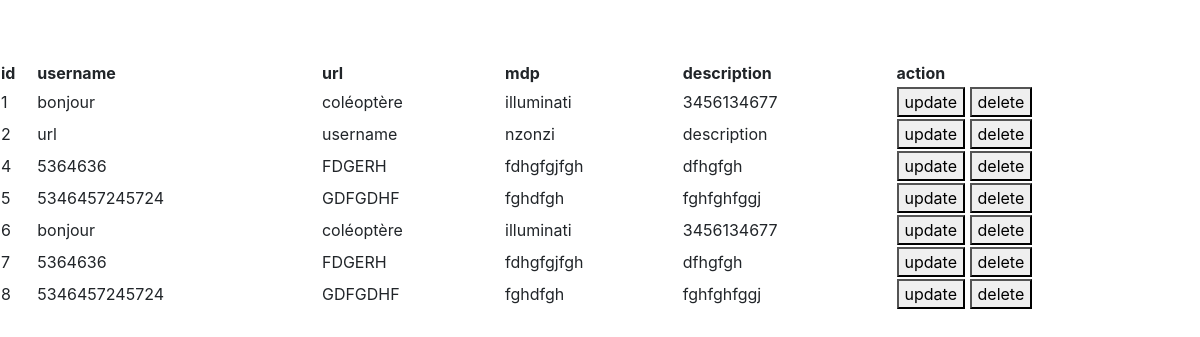
The app's page /, older data.
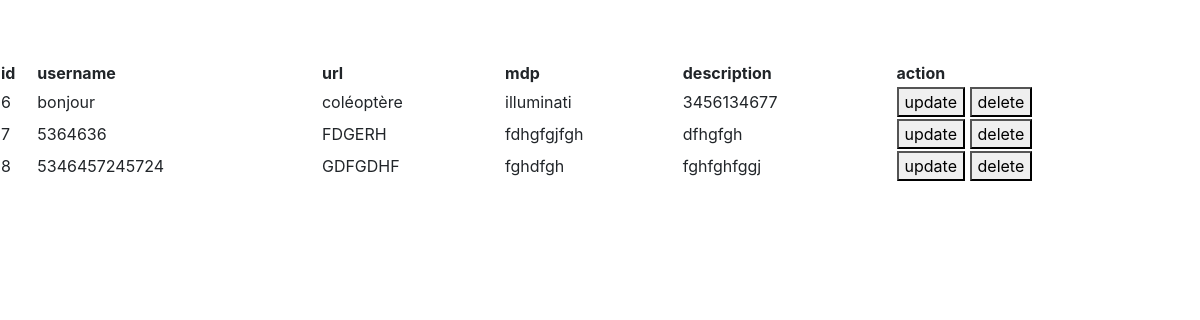
The same page, newer data.
### tables this page shows
CREATE TABLE PASSWORD
(
    id INTEGER PRIMARY KEY,
    url VARCHAR(255),
    username VARCHAR(30),
    mdp VARCHAR(40),
    description VARCHAR(255)
);

### app.py (the view)
@app.route('/')
def index():
    return render_template('accueil.html', listPassword=backend.get_all_from_db())

### backend.py (called while the page is built)
    def get_all_from_db(self):
        try:
            conn = sqlite3.connect('dbpass.db')
            cur = conn.cursor()
            print("Connexion réussie à SQLite")
            sql = "SELECT * FROM PASSWORD"
            cur.execute(sql)
            return cur.fetchall()
            print("récupération de toute les données effectué depuis la table PASSWORD")
            cur.close()
            conn.close()
            print("Connexion SQLite est fermée")
        except sqlite3.Error as error:
            print("Erreur lors de la récupération des données de la table PASSWORD", error)

### templates/accueil.html (shortened to what this page needs)
<!DOCTYPE html>
<html lang="fr" xmlns="http://www.w3.org/1999/html">
<head>
    <link rel="stylesheet" href="{{url_for('static', filename='style.css')}}">
    <link rel="stylesheet" href="https://maxcdn.bootstrapcdn.com/bootstrap/4.0.0/css/bootstrap.min.css"
>
<body>
<div class="container2">
    <table style="width:100%">
        <tr>
            <th>id</th>
            <th>username</th>
            <th>url</th>
            <th>mdp</th>
            <th>description</th>
            <th>action</th>
        </tr>
        {% for att in listPassword %}
        <tr>
            <td>{{att[0]}}</td>
            <td>{{att[1]}}</td>
            <td>{{att[2]}}</td>
            <td>{{att[3]}}</td>
            <td>{{att[4]}}</td>
            <td>
                <button class="favorite styled"
                        type="button">
                    update
                </button>
                <button class="favorite styled"
                        type="button" onclick="window.location='/delete/{{att[0]}}';">
                    delete
                </button>
                </div>
            </td>
        </tr>
        {% endfor %}
</body>
</html>

### static/style.css (style rules this page uses)
body { padding-top: 60px; }

Row changes from the older to the newer data that the page shows:
removed PASSWORD: id "1", url "bonjour", username "coléoptère", mdp "illuminati", description "3456134677"
removed PASSWORD: id "2", url "url", username "username", mdp "nzonzi", description "description"
removed PASSWORD: id "4", url "5364636", username "FDGERH", mdp "fdhgfgjfgh", description "dfhgfgh"
removed PASSWORD: id "5", url "5346457245724", username "GDFGDHF", mdp "fghdfgh", description "fghfghfggj"
